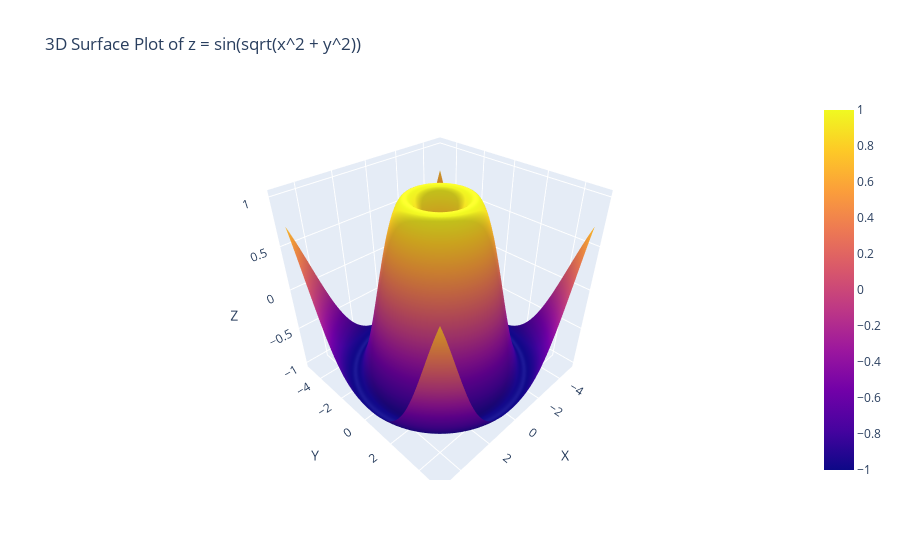

Here is the notebook cell this chart was saved with:
### Markdown cell above
4. Using the given x and y data, generate a 3D surface plot to visualize the function

x = np.linspace(-5, 5, 100)
y = np.linspace(-5, 5, 100)
x, y = np.meshgrid(x, y)
z = np.sin(np.sqrt(x**2 + y**2))
data = {
'X': x.flatten(),
'Y': y.flatten(),
'Z': z.flatten()
}
df = pd.DataFrame(data)

### Code cell
import plotly.graph_objects as go
import numpy as np
import pandas as pd

# Generate the x and y values
x = np.linspace(-5, 5, 100)
y = np.linspace(-5, 5, 100)
x, y = np.meshgrid(x, y)

# Calculate the z values using the function z = sin(sqrt(x^2 + y^2))
z = np.sin(np.sqrt(x**2 + y**2))

# Create a DataFrame for the data
data = {
    'X': x.flatten(),
    'Y': y.flatten(),
    'Z': z.flatten()
}
df = pd.DataFrame(data)

# Create a 3D surface plot
fig = go.Figure(data=[go.Surface(z=z, x=x, y=y)])

# Set the layout of the plot
fig.update_layout(
    title="3D Surface Plot of z = sin(sqrt(x^2 + y^2))",
    scene=dict(
        xaxis_title='X',
        yaxis_title='Y',
        zaxis_title='Z'
    ),
    coloraxis_colorbar=dict(
        title="Z Value"
    )
)

# Show the plot
fig.show()

### Figure 1 — Plotly figure (JSON) as saved in the notebook; plotly's stock layout.template omitted (floating-point values rounded to 4 significant figures; data arrays with more than 128 entries replaced by an {"elided": "..."} marker saying what was removed)
{"data": [{"type": "surface", "x": {"elided": "100x100 float values"}, "y": {"elided": "100x100 float values"}, "z": {"elided": "100x100 float values"}}], "layout": {"coloraxis": {"colorbar": {"title": {"text": "Z Value"}}}, "scene": {"xaxis": {"title": {"text": "X"}}, "yaxis": {"title": {"text": "Y"}}, "zaxis": {"title": {"text": "Z"}}}, "title": {"text": "3D Surface Plot of z = sin(sqrt(x^2 + y^2))"}}}
